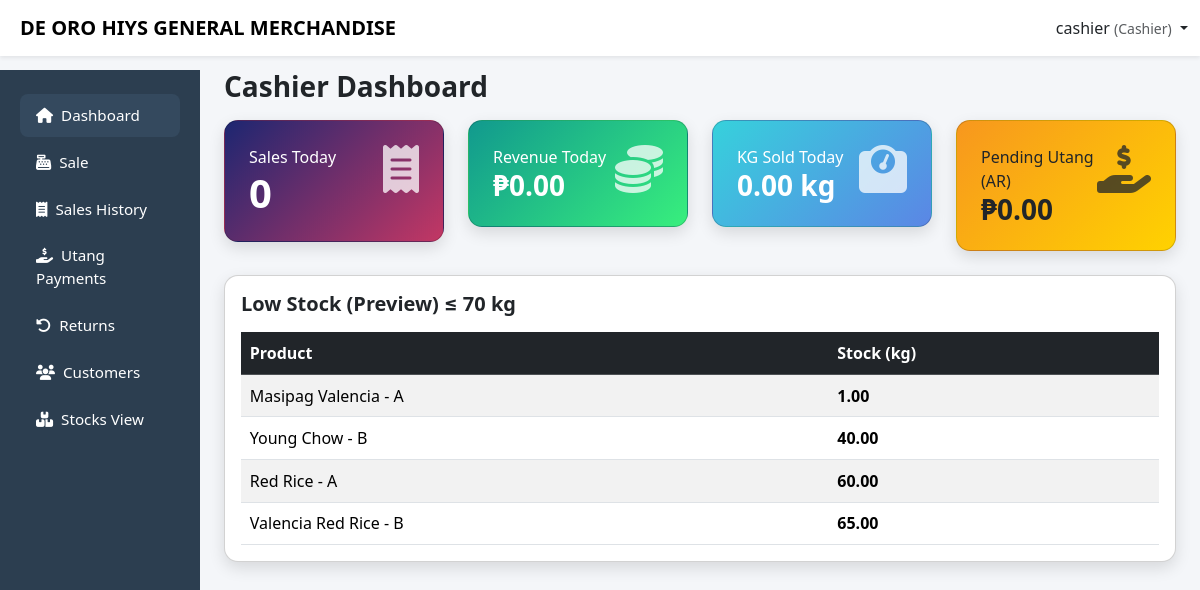
/capstone/cashier/dashboard.php (signed in), run on the app's committed database.
### tables this page shows
CREATE TABLE `stock_settings` (
  `id` tinyint(4) NOT NULL,
  `low_threshold_kg` decimal(10,2) NOT NULL DEFAULT 10.00,
  `over_threshold_kg` decimal(10,2) NOT NULL DEFAULT 1000.00,
  `updated_at` datetime DEFAULT current_timestamp() ON UPDATE current_timestamp()
);

CREATE TABLE `products` (
  `product_id` int(11) NOT NULL,
  `variety` varchar(100) DEFAULT NULL,
  `grade` enum('A','B') NOT NULL,
  `unit_weight_kg` decimal(10,2) DEFAULT NULL,
  `price_per_sack` decimal(10,2) NOT NULL,
  `price_per_kg` decimal(10,2) NOT NULL,
  `created_at` timestamp NOT NULL DEFAULT current_timestamp(),
  `archived` tinyint(1) NOT NULL DEFAULT 0,
  `stock_kg` decimal(10,2) NOT NULL DEFAULT 0.00
);

### capstone/cashier/dashboard.php (the view, shortened to what this page needs)
<?php
include '../config/db.php';
$DEFAULT_LOW  = 10.0;
$settingsRow = null;
$settingsRes = $conn->query("SELECT low_threshold_kg, over_threshold_kg FROM stock_settings WHERE id=1 LIMIT 1");
if($settingsRes){
    $settingsRow = $settingsRes->fetch_assoc();
}
$LOW_STOCK_THRESHOLD  = (float)($settingsRow['low_threshold_kg'] ?? $DEFAULT_LOW);
$username = $_SESSION['username'] ?? 'Cashier';
$user_id = (int)($_SESSION['user_id'] ?? 0);
function h($v){ return htmlspecialchars((string)$v, ENT_QUOTES, 'UTF-8'); }
$todayStart = date('Y-m-d 00:00:00');
$todayEnd = date('Y-m-d 00:00:00', strtotime('+1 day'));
$stmt = $conn->prepare("
SELECT
COUNT(*) AS total_sales,
IFNULL(SUM(total_amount),0) AS revenue
FROM sales
WHERE user_id = ?
AND sale_date >= ? AND sale_date < ?
AND (status IS NULL OR LOWER(status) <> 'cancelled')
");
$stmt->bind_param("iss", $user_id, $todayStart, $todayEnd);
$stmt->execute();
$today = $stmt->get_result()->fetch_assoc() ?: ['total_sales'=>0,'revenue'=>0];
$stmt = $conn->prepare("
SELECT IFNULL(SUM(si.qty_kg),0) AS sold_kg
FROM sales_items si
JOIN sales s ON si.sale_id = s.sale_id
WHERE s.user_id = ?
AND s.sale_date >= ? AND s.sale_date < ?
AND (s.status IS NULL OR LOWER(s.status) <> 'cancelled')
");
$stmt->bind_param("iss", $user_id, $todayStart, $todayEnd);
$stmt->execute();
$kgToday = $stmt->get_result()->fetch_assoc() ?: ['sold_kg'=>0];
$stmt = $conn->prepare("
SELECT IFNULL(SUM(ar.balance),0) AS ar_balance
FROM account_receivable ar
JOIN sales s ON ar.sales_id = s.sale_id
WHERE ar.balance > 0
AND s.user_id = ?
AND (s.status IS NULL OR LOWER(s.status) <> 'cancelled')
");
$stmt->bind_param("i", $user_id);
$stmt->execute();
$ar = $stmt->get_result()->fetch_assoc() ?: ['ar_balance'=>0];
$threshold = $LOW_STOCK_THRESHOLD;
$stmt = $conn->prepare("
SELECT p.product_id, p.variety, p.grade,
IFNULL(SUM(CASE
WHEN LOWER(it.type)='in' THEN it.qty_kg
WHEN LOWER(it.type)='out' THEN -it.qty_kg
WHEN LOWER(it.type)='adjust' THEN it.qty_kg
ELSE 0
END),0) AS stock_kg
FROM products p
LEFT JOIN inventory_transactions it ON it.product_id = p.product_id
WHERE p.archived=0
GROUP BY p.product_id
HAVING stock_kg <= ?
ORDER BY stock_kg ASC
LIMIT 5
");
$stmt->bind_param("d", $threshold);
$stmt->execute();
$lowStock = $stmt->get_result();
?>
<!DOCTYPE html>
<html lang="en">
<head>
<link href="https://cdn.jsdelivr.net/npm/bootstrap@5.3.2/dist/css/bootstrap.min.css" rel="stylesheet">
<link href="https://cdnjs.cloudflare.com/ajax/libs/font-awesome/6.5.1/css/all.min.css" rel="stylesheet">
<link href="../css/layout.css" link rel="stylesheet">
</head>
<body>
<nav class="navbar navbar-expand-lg navbar-light bg-white shadow-sm fixed-top">
<div class="container-fluid">
<span class="navbar-brand fw-bold ms-2">DE ORO HIYS GENERAL MERCHANDISE</span>
<div class="ms-auto dropdown">
<a class="nav-link dropdown-toggle" data-bs-toggle="dropdown">
<?= h($username) ?> <small class="text-muted">(Cashier)</small>
</a>
</div>
</div>
</nav>
<div class="container-fluid">
<div class="row">
<?php include '../includes/cashier_sidebar.php'; ?>
<main class="col-lg-10 ms-sm-auto px-4 main-content">
<h3 class="fw-bold mb-3">Cashier Dashboard</h3>
<div class="row g-4">
<div class="col-12 col-md-6 col-xl-3">
<div class="card modern-card bg-gradient-primary text-white p-4">
<div class="d-flex justify-content-between">
<div>
<div class="fw-light">Sales Today</div>
<div class="display-6 fw-bold"><?= (int)$today['total_sales'] ?></div>
</div>
<i class="fas fa-receipt fa-3x opacity-75"></i>
</div>
</div>
</div>
<div class="col-12 col-md-6 col-xl-3">
<div class="card modern-card bg-gradient-success text-white p-4">
<div class="d-flex justify-content-between">
<div>
<div class="fw-light">Revenue Today</div>
<div class="h3 fw-bold mb-0">₱<?= number_format((float)$today['revenue'],2) ?></div>
</div>
<i class="fas fa-coins fa-3x opacity-75"></i>
</div>
</div>
</div>
<div class="col-12 col-md-6 col-xl-3">
<div class="card modern-card bg-gradient-info text-white p-4">
<div class="d-flex justify-content-between">
<div>
<div class="fw-light">KG Sold Today</div>
<div class="h3 fw-bold mb-0"><?= number_format((float)$kgToday['sold_kg'],2) ?> kg</div>
</div>
<i class="fas fa-weight-scale fa-3x opacity-75"></i>
</div>
</div>
</div>
<div class="col-12 col-md-6 col-xl-3">
<div class="card modern-card bg-gradient-warning text-dark p-4">
<div class="d-flex justify-content-between">
<div>
<div class="fw-light">Pending Utang (AR)</div>
<div class="h3 fw-bold mb-0">₱<?= number_format((float)$ar['ar_balance'],2) ?></div>
</div>
<i class="fas fa-hand-holding-dollar fa-3x opacity-75"></i>
</div>
</div>
</div>
</div>
<div class="card modern-card mt-4">
<div class="card-body">
<h5 class="fw-bold mb-3">Low Stock (Preview) ≤ <?= number_format($threshold,0) ?> kg</h5>
<div class="table-responsive">
<table class="table table-striped align-middle mb-0">
<thead class="table-dark">
<tr><th>Product</th><th>Stock (kg)</th></tr>
</thead>
<tbody>
<?php if($lowStock && $lowStock->num_rows): ?>
<?php while($p = $lowStock->fetch_assoc()): ?>
<tr>
<td><?= h($p['variety']." - ".$p['grade']) ?></td>
<td class="fw-bold"><?= number_format((float)$p['stock_kg'],2) ?></td>
</tr>
<?php endwhile; ?>
<?php else: ?>
<tr><td colspan="2" class="text-center text-muted">No low stock items.</td></tr>
<?php endif; ?>
</tbody>
</table>
</div>
</div>
</div>
</main>
</div>
</div>
</body>
</html>

### capstone/css/layout.css (style rules this page uses)
body { background:#f4f6f9; padding-top: 60px; }
.modern-card { border-radius:14px; box-shadow:0 6px 16px rgba(0,0,0,.12); transition:.3s; }
.main-content { padding-top:0px; }
.bg-gradient-primary { background:linear-gradient(135deg,#1d2671,#c33764); }
.bg-gradient-success { background:linear-gradient(135deg,#11998e,#38ef7d); }
.bg-gradient-info { background:linear-gradient(135deg,#36d1dc,#5b86e5); }
.bg-gradient-warning { background:linear-gradient(135deg,#f7971e,#ffd200); }
.table td, .table th { padding:0.55rem; vertical-align: middle; }
.table td,.table th { vertical-align:middle; }
table td, .table th { padding:0.55rem; vertical-align: middle; }
body { background:#f4f6f9; padding-top:70px; }
.modern-card { border-radius:14px; box-shadow:0 6px 16px rgba(0,0,0,.12); }
.table td, .table th { vertical-align: middle; }

### data on the page
stock_settings: low_threshold_kg "70"
products: variety+grade "Masipag Valencia - A", stock_kg "1.00"
products: variety+grade "Young Chow - B", stock_kg "40.00"
products: variety+grade "Red Rice - A", stock_kg "60.00"
products: variety+grade "Valencia Red Rice - B", stock_kg "65.00"

### other printed values
$username "cashier"
$today['total_sales'] "0"
$today['revenue'] "0.00"
$kgToday['sold_kg'] "0.00"
$ar['ar_balance'] "0.00"
